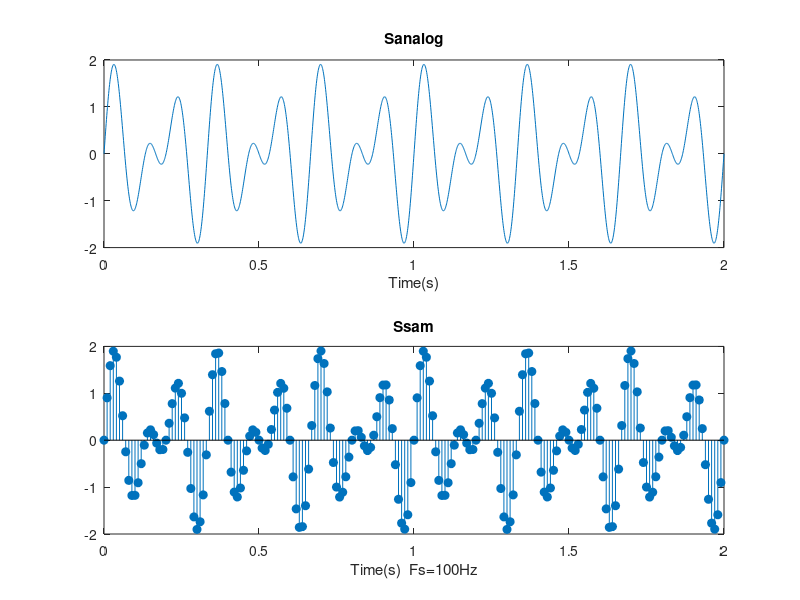
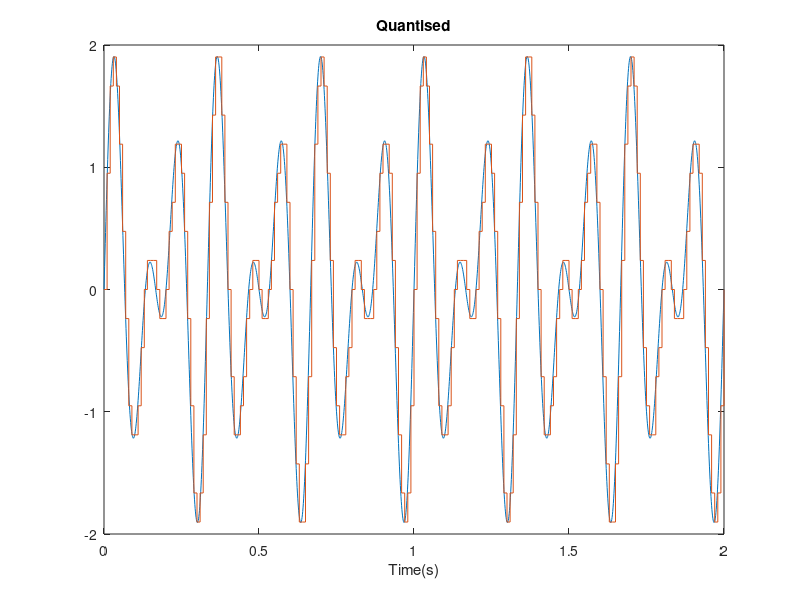
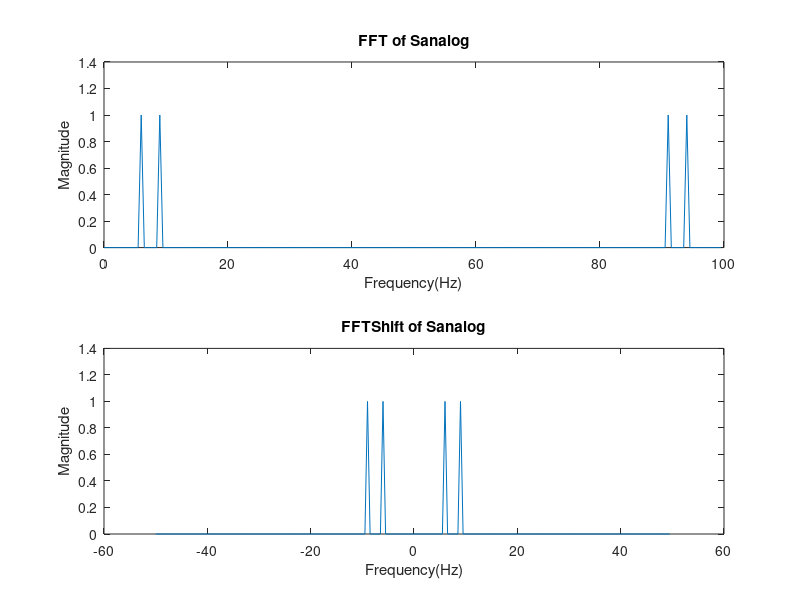
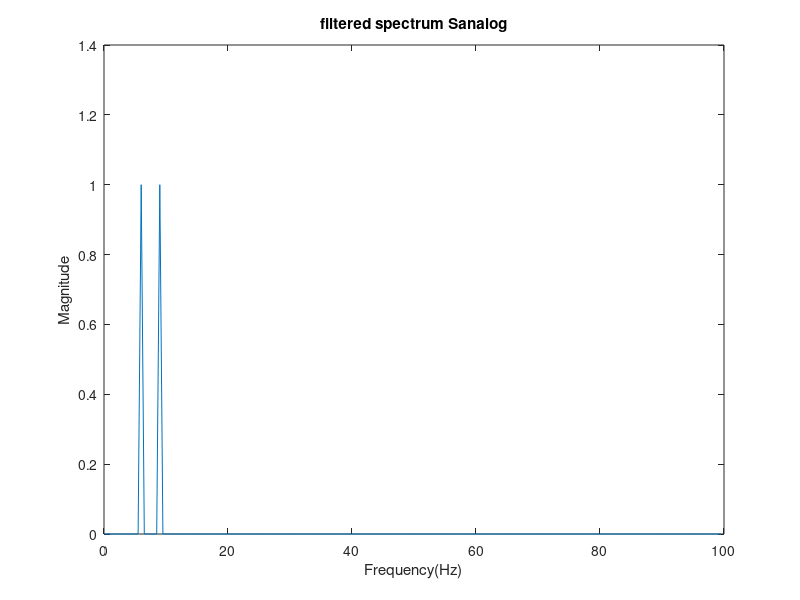

MATLAB code to generate these figures, in order:
%Author : Vignesh Waren Sunder
%Signal Digitisation and Reconstruction
%Coded using MATLAB R2019a- academic use
%GitHub: vicky-ML


close all
clc

%Generating Signal
t = 0:0.001:2; % set the time domain range (1 to 2 with 1000 steps)
f1 = 6; 
f2 = 9;
x = sin(2*pi*f1*t)+sin(2*pi*f2*t); %Sanalog
figure
subplot(211)
plot(t,x);
title("Sanalog")
xlabel("Time(s)");
Fs = 100; %Our Sampling Frequency
Ts = 1/Fs;
n = 0:Ts:2; %set the time domain range
x_sampled= sin(2*pi*f1*n)+sin(2*pi*f2*n); %Ssam
subplot(212)
stem(n,x_sampled,'fill');
title("Ssam");
xlabel("Time(s)  Fs=100Hz");





%Quantisation
maxx= max(x_sampled); %max value of Ssam
minn = min(x_sampled); % min value of Ssam
range = (maxx-minn)/16; % getting range with appropriate quatisation level

%we perform "for" loop to get the y_axis value for each step in x_axis and
%then round it to the nearest integer
for n1 = 1:length(x_sampled)
    
    x_quant=round((x_sampled-minn)/range)*range+minn;
    
end
%Signal to quantisation noise ratio
powerinsig = x_sampled.^2; %Power in Signal
powerinnoise = (x_sampled-x_quant).^2; %Power in Noise
sqnr = 10*log10 (powerinsig/powerinnoise); %SQNR

figure
plot(t,x);
hold
stairs(n,x_quant)
title('Quantised')
xlabel("Time(s)");

%fft
%The value of Fs changes. Fs=100 for FFT of Ssamp | Fs=1000 for FFT of
%Sanalog. Kindly change the value when running the code.
xft = fft(x_sampled(1:length(x_sampled)-1)); %perform fft with a point delay(-1)
arr=0:Fs/(2*Fs):Fs-Fs/(2*Fs); %To get the range of the frequency spectrum
%(arr is 0 to 200 with 2000 steps) gives for one cycle
%We generated and plotted Frequency spectrum only for One Cycle so that we  
%can easily perform FFTShift and extract the required frequency component
xabs=abs(xft); %gives the magnitude
figure
subplot(211)
plot(arr,xabs/Fs)
title('FFT of Sanalog')
xlabel("Frequency(Hz)");
ylabel("Magnitude");
xxftshift = fftshift(xft); %perform FFTShift
subplot(212)
plot(arr-0.5*Fs, abs(xxftshift)/Fs)%plot fftshift with desired range
title("FFTShift of Sanalog");
xlabel("Frequency(Hz)");
ylabel("Magnitude");

%Low Pass Filter
lpfilter = zeros (1,length(xxftshift)); %zero magnitude for this range

for number1 = 1:length(xxftshift) %magnitude is 1 for these range of points
    
    if number1< 0.5*length(xxftshift)
        lpfilter(number1)=1;
    end
end
figure
plot(arr,xabs/Fs.*lpfilter) %perform cyclic convolution by using point wise
%multiplicaiton in Frequency domain. The required frequency signal is 
%extracted
title("filtered spectrum Sanalog");
xlabel("Frequency(Hz)");
ylabel("Magnitude");

figure
iff = ifft(xft/Fs.*lpfilter*2); %perform ifft with extracted signal from
%the lpfilter
%iff = ifft(xft/Fs);
plot(n(1:length(n)-1),iff*Fs, 'r') %Plot the reconstructed Signal
hold
%stem(n,x_sampled,'fill'); %to get a stemed reconstructed signal output
%hold 
plot(t,x, 'k')
title("Reconstructed Signal and Sanalog")
xlabel("Time (s)");
ylabel("Amplitude");
